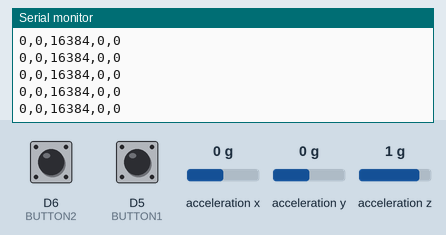
This sketch was run on a simulated ESP8266 (NodeMCU). Shown: the last lines printed to the serial monitor. Wiring (inferred from the names in the program): MPU-9250 motion sensor at I2C address 0x68. The inputs (shaded band) are chosen by the test bench; at power-on: acceleration x 0 g, D6 (BUTTON2) HIGH, D5 (BUTTON1) HIGH, acceleration y 0 g, acceleration z 1 g. WiFi joins after 1.5 s; servers stay silent unless stated.

Above: at 2.8 s.
2.9 s: acceleration x set to -1.4 g
At 3.4 s:
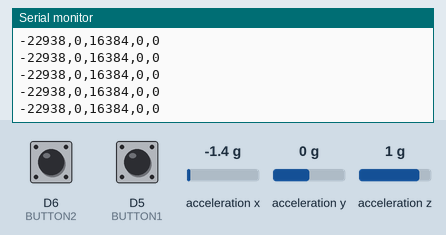
4.4 s: D6 (BUTTON2) pulled LOW for 0.15 s
6.0 s: D5 (BUTTON1) pulled LOW for 0.15 s
7.6 s: acceleration y set to -1.4 g
At 8.4 s:
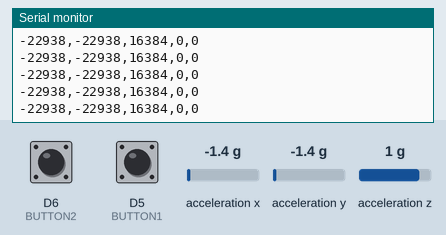
9.1 s: D6 (BUTTON2) pulled LOW for 1 s
At 9.6 s:
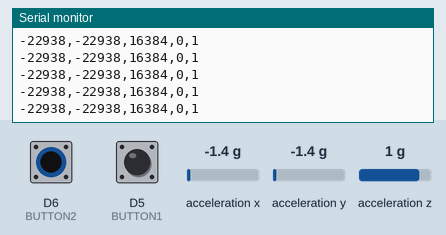
11.6 s: D5 (BUTTON1) pulled LOW for 1 s
At 12.1 s:
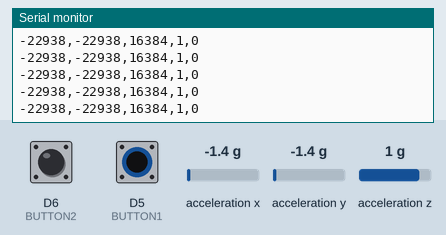

The sketch:

imu_Game_control.ino
```cpp
#include <Wire.h>
#include <ESP8266WiFi.h>
#include <WiFiUdp.h>

#define MPU_ADDR 0x68

// ============================================================
// BUTTONS
// ============================================================

#define BUTTON1 D5
#define BUTTON2 D6


// ============================================================
// WIFI
// ============================================================

const char* ssid = "Airtel_kaml_0228";
const char* password = "Passward@078078";

const char* laptopIP = "192.168.1.14";
const unsigned int port = 4210;

WiFiUDP udp;


// ============================================================
// READ MPU REGISTER
// ============================================================

int16_t read16(byte reg)
{
    Wire.beginTransmission(MPU_ADDR);

    Wire.write(reg);

    Wire.endTransmission(false);

    Wire.requestFrom(MPU_ADDR, (uint8_t)2);

    int16_t value = ((int16_t)Wire.read() << 8);

    value |= Wire.read();

    return value;
}


// ============================================================
// SETUP
// ============================================================

void setup()
{
    Serial.begin(115200);

    Wire.begin(D2, D1);

    // Wake MPU-6500
    Wire.beginTransmission(MPU_ADDR);

    Wire.write(0x6B);
    Wire.write(0x00);

    Wire.endTransmission();

    delay(100);


    // Buttons
    pinMode(BUTTON1, INPUT_PULLUP);
    pinMode(BUTTON2, INPUT_PULLUP);


    Serial.println();
    Serial.println("MPU-6500 started!");


    // WiFi
    WiFi.begin(ssid, password);

    Serial.print("Connecting to WiFi");

    while (WiFi.status() != WL_CONNECTED)
    {
        delay(500);

        Serial.print(".");
    }

    Serial.println();

    Serial.println("WiFi connected!");

    Serial.print("NodeMCU IP: ");

    Serial.println(WiFi.localIP());
}


// ============================================================
// LOOP
// ============================================================

void loop()
{
    // --------------------------------------------------------
    // Read accelerometer
    // --------------------------------------------------------

    int16_t ax = read16(0x3B);
    int16_t ay = read16(0x3D);
    int16_t az = read16(0x3F);


    // --------------------------------------------------------
    // Read buttons
    //
    // INPUT_PULLUP:
    //
    // Not pressed = HIGH
    // Pressed     = LOW
    // --------------------------------------------------------

    int button1 = !digitalRead(BUTTON1);
    int button2 = !digitalRead(BUTTON2);


    // --------------------------------------------------------
    // Create packet
    // --------------------------------------------------------

    String data =
        String(ax) + "," +
        String(ay) + "," +
        String(az) + "," +
        String(button1) + "," +
        String(button2);


    // --------------------------------------------------------
    // Send UDP packet
    // --------------------------------------------------------

    udp.beginPacket(laptopIP, port);

    udp.print(data);

    udp.endPacket();


    // Debug
    Serial.println(data);


    // Approximately 50 packets/sec
    delay(20);
}
```

Measured:
- after the input at 2.9 s, the serial monitor: prints a new line at once (image 1)
- after the input at 7.6 s, the serial monitor: prints a new line at once (image 2)
- after the input at 9.1 s, the serial monitor: prints a new line at once (image 3)
- after the input at 11.6 s, the serial monitor: prints a new line at once (image 4)
